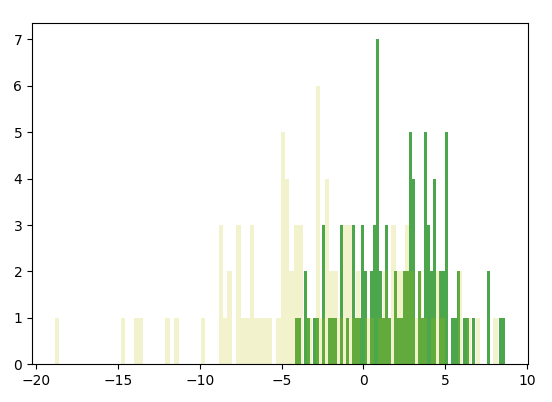

Here is the Python script that generated this plot:
import numpy as np
import matplotlib.pyplot as plt


firstAttribute = np.random.randn(100) * 3 + 2
secondAttribute = np.random.randn(100) *5 - 3

plt.hist(firstAttribute, color = 'g', bins = 70, alpha = 0.7)
plt.hist(secondAttribute, color = 'y', bins = 100, alpha = 0.2)
plt.show()
